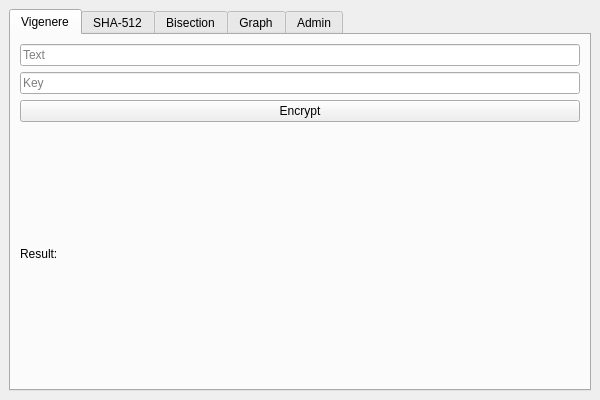
<?xml version="1.0" encoding="UTF-8"?>
<ui version="4.0">
 <class>MainWindow</class>
 <widget class="QMainWindow" name="MainWindow">
  <property name="geometry">
   <rect>
    <x>0</x>
    <y>0</y>
    <width>600</width>
    <height>400</height>
   </rect>
  </property>
  <property name="windowTitle">
   <string>TIMP Client</string>
  </property>
  <widget class="QWidget" name="centralwidget">
   <layout class="QVBoxLayout" name="verticalLayout">
    <item>
     <widget class="QTabWidget" name="tabWidget">
      <widget class="QWidget" name="tabVigenere">
       <attribute name="title">
        <string>Vigenere</string>
       </attribute>
       <layout class="QVBoxLayout">
        <item><widget class="QLineEdit" name="vigText"><property name="placeholderText"><string>Text</string></property></widget></item>
        <item><widget class="QLineEdit" name="vigKey"><property name="placeholderText"><string>Key</string></property></widget></item>
        <item><widget class="QPushButton" name="vigBtn"><property name="text"><string>Encrypt</string></property></widget></item>
        <item><widget class="QLabel" name="vigRes"><property name="text"><string>Result: </string></property></widget></item>
       </layout>
      </widget>
      <widget class="QWidget" name="tabSha512">
       <attribute name="title">
        <string>SHA-512</string>
       </attribute>
       <layout class="QVBoxLayout">
        <item><widget class="QLineEdit" name="shaText"><property name="placeholderText"><string>Text</string></property></widget></item>
        <item><widget class="QPushButton" name="shaBtn"><property name="text"><string>Hash</string></property></widget></item>
        <item><widget class="QLabel" name="shaRes"><property name="text"><string>Result: </string></property></widget></item>
       </layout>
      </widget>
      <widget class="QWidget" name="tabBisection">
       <attribute name="title">
        <string>Bisection</string>
       </attribute>
       <layout class="QVBoxLayout">
        <item><widget class="QLineEdit" name="bisTarget"><property name="placeholderText"><string>Target (e.g. 2 for sqrt(2))</string></property></widget></item>
        <item><widget class="QLineEdit" name="bisA"><property name="placeholderText"><string>A</string></property></widget></item>
        <item><widget class="QLineEdit" name="bisB"><property name="placeholderText"><string>B</string></property></widget></item>
        <item><widget class="QPushButton" name="bisBtn"><property name="text"><string>Calculate</string></property></widget></item>
        <item><widget class="QLabel" name="bisRes"><property name="text"><string>Result: </string></property></widget></item>
       </layout>
      </widget>
      <widget class="QWidget" name="tabGraph">
       <attribute name="title">
        <string>Graph</string>
       </attribute>
       <layout class="QVBoxLayout">
        <item><widget class="QLineEdit" name="graphInput"><property name="placeholderText"><string>start, end, V, u1,v1,w1, u2,v2,w2...</string></property></widget></item>
        <item><widget class="QPushButton" name="graphBtn"><property name="text"><string>Shortest Path</string></property></widget></item>
        <item><widget class="QLabel" name="graphRes"><property name="text"><string>Result: </string></property></widget></item>
       </layout>
      </widget>
      <widget class="QWidget" name="tabAdmin">
       <attribute name="title">
        <string>Admin</string>
       </attribute>
       <layout class="QVBoxLayout">
        <item><widget class="QLineEdit" name="adminUser"><property name="placeholderText"><string>Username</string></property></widget></item>
        <item><widget class="QLineEdit" name="adminRole"><property name="placeholderText"><string>New Role (user/admin)</string></property></widget></item>
        <item><widget class="QPushButton" name="adminBtn"><property name="text"><string>Set Role</string></property></widget></item>
        <item><widget class="QLabel" name="adminRes"><property name="text"><string>Status: </string></property></widget></item>
       </layout>
      </widget>
     </widget>
    </item>
   </layout>
  </widget>
 </widget>
 <resources/>
 <connections/>
</ui>
